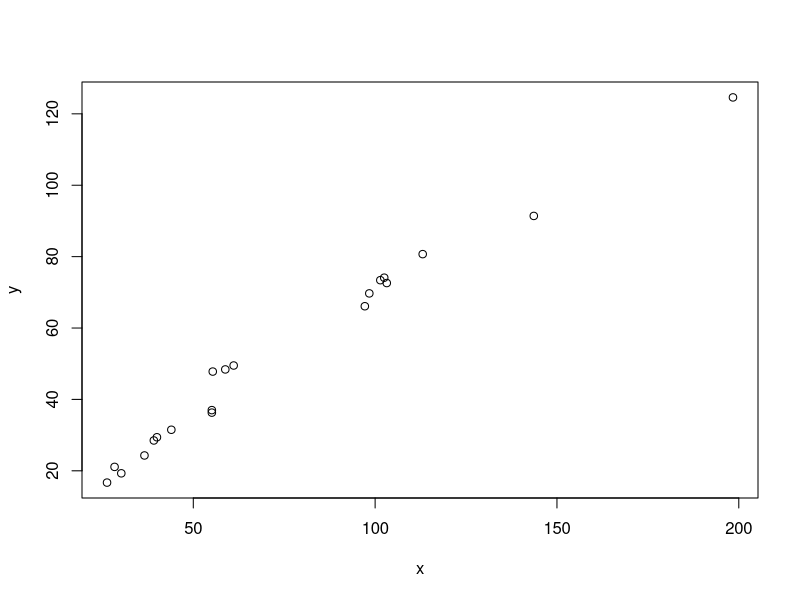

Write R code to recreate this figure.
## ---- chunk 1
y <- c(80.7, 69.7, 66.1, 124.6, 72.6, 36.3, 37.0, 31.5, 21.1, 49.5, 28.5, 47.8, 73.4, 48.4, 74.1, 24.3, 16.7, 19.3, 91.4, 29.4)
x <- c(113.08, 98.40, 97.17, 198.40,103.20, 55.10, 55.10, 43.96, 28.35, 61.10, 39.15, 55.35, 101.43, 58.80, 102.50, 36.57, 26.28, 30.20, 143.63, 40.00 )
plot(y~x)
